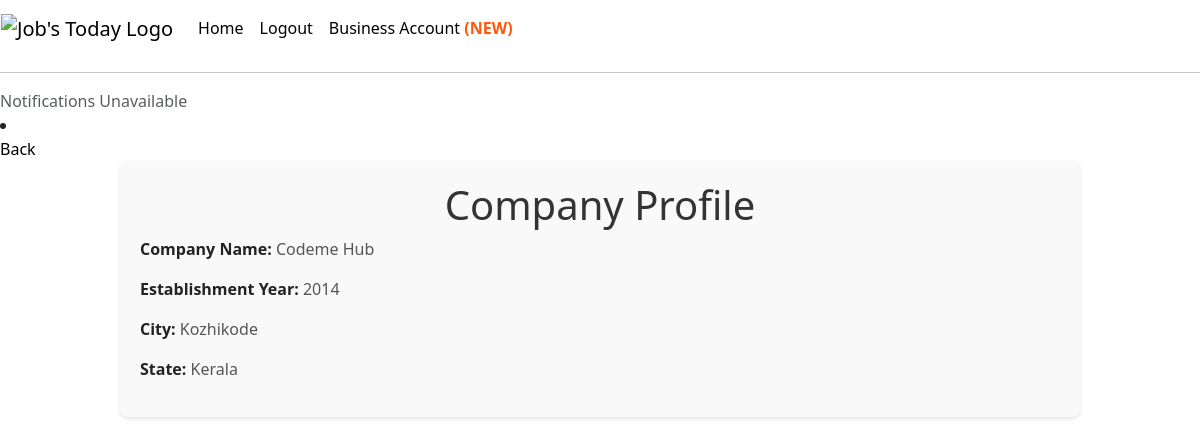
The app's page /company-profile/ (signed in) with its own data.
### main_app/models.py (models this page shows, shortened)
class Company(models.Model):
    user = models.ForeignKey(CustomUser, on_delete=models.CASCADE, related_name='companies')
    name = models.CharField(max_length=50, null=True, blank=True)
    est_year = models.IntegerField(null=True)
    city = models.CharField(max_length=50, null=True, blank=True)
    state = models.CharField(max_length=50, null=True, blank=True)  # Ensure this field is present
    created_at = models.DateTimeField(auto_now_add=True)
    updated_at = models.DateTimeField(auto_now=True)

### main_app/views.py (the view)
# urls.py: path('company-profile/',views.company_profile_view, name='company_profile_view'),
@login_required
def company_profile_view(request):
    try:
        company = Company.objects.get(user=request.user)
    except Company.DoesNotExist:
        company = None
    return render(request, 'company_profile.html', {'company': company})

### main_app/templates/company_profile.html (shortened to what this page needs)
{% extends "base.html" %}
{% block content %}
<li class="nav-item">
    <a class="nav-link" href="{% url 'company_dashboard' %}">Back</a>
</li>
<div class="profile-container">
    <h1>Company Profile</h1>
    {% if company %}
        <p><strong>Company Name:</strong> {{ company.name }}</p>
        <p><strong>Establishment Year:</strong> {{ company.est_year }}</p>
        <p><strong>City:</strong> {{ company.city }}</p>
        <p><strong>State:</strong> {{ company.state }}</p>
    {% else %}
        <p>No company profile created yet.</p>
    {% endif %}
</div>
{% endblock content %}

### main_app/templates/base.html (style rules this page uses)
body { position: relative; }
.nav-link { color: black; }

### main_app/templates/company_profile.html (style rules this page uses)
.profile-container { width: 80%; margin: 0 auto; padding: 20px; background-color: #f9f9f9; border-radius: 8px; box-shadow: 0 2px 4px rgba(0, 0, 0, 0.1); }
.profile-container h1 { text-align: center; color: #333; }
.profile-container p { font-size: 16px; line-height: 1.5; color: #555; }
.profile-container strong { color: #222; }

### records on screen
Company: name "Codeme Hub", est_year "2014", city "Kozhikode", state "Kerala"
